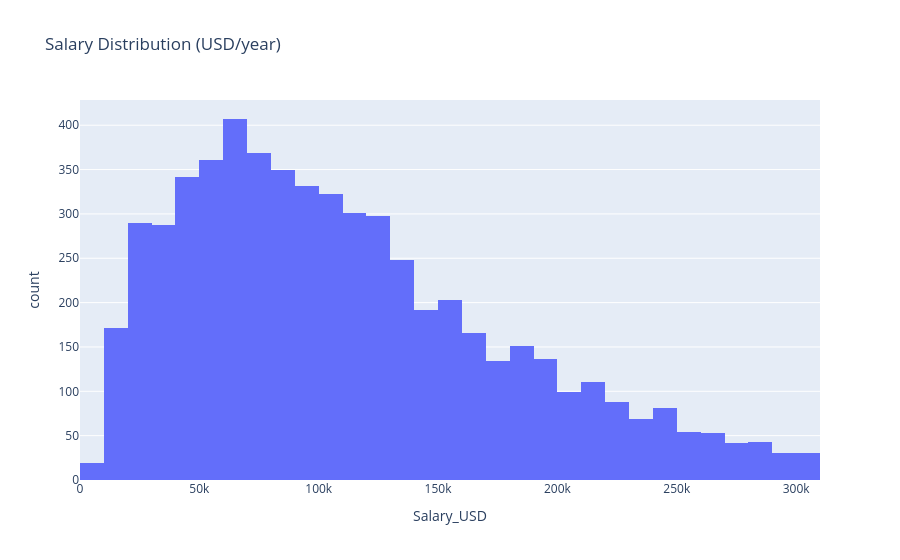

The code cell stored with this chart in its notebook:
### Code cell
import plotly.express as px
px.histogram(df, x='Salary_USD', nbins=50, title='Salary Distribution (USD/year)')

### Figure 1 — Plotly figure (JSON) as saved in the notebook; plotly's stock layout.template omitted (floating-point values rounded to 4 significant figures; data arrays with more than 128 entries replaced by an {"elided": "..."} marker saying what was removed)
{"data": [{"bingroup": "x", "hovertemplate": "Salary_USD=%{x}<br>count=%{y}<extra></extra>", "legendgroup": "", "marker": {"color": "#636efa", "pattern": {"shape": ""}}, "name": "", "nbinsx": 50, "orientation": "v", "showlegend": false, "type": "histogram", "x": {"elided": "5780 float values"}, "xaxis": "x", "yaxis": "y"}], "layout": {"barmode": "relative", "legend": {"tracegroupgap": 0}, "title": {"text": "Salary Distribution (USD/year)"}, "xaxis": {"anchor": "y", "domain": [0.0, 1.0], "title": {"text": "Salary_USD"}}, "yaxis": {"anchor": "x", "domain": [0.0, 1.0], "title": {"text": "count"}}}}
